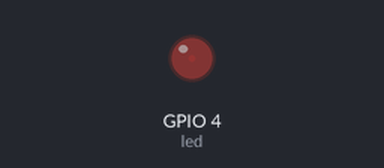
Bench run of a sketch on a simulated ESP32. Shown: output pins drawn as LEDs (lit = HIGH). What the sketch prints to the serial monitor is not drawn.

Above: at 0.05 s.
At 2.15 s:
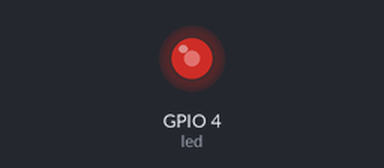
At 3.45 s:
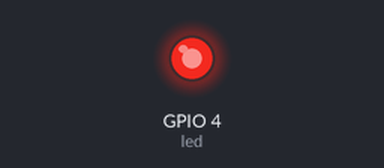
At 6.9 s:
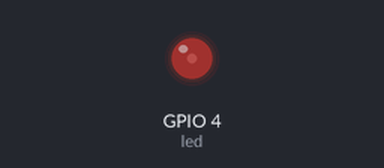
Timing chart, 0 to 10.0 s (numbered marks = the images above):
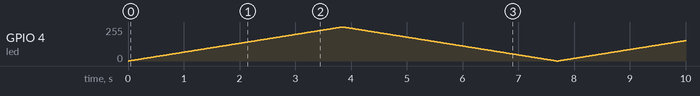

The sketch:

sketch.ino
```cpp
int led = 4;
void setup()
{
  pinMode(led, OUTPUT);
  Serial.begin(115200);
}

void loop()
{
  for(int i=0; i<=255;i++){
    analogWrite(led,i);
    Serial.println(i);
    delay(15);
  }
  for(int i=255; i>=0;i--){
    analogWrite(led,i);
    Serial.println(i);
    delay(15);
  }
}
```
